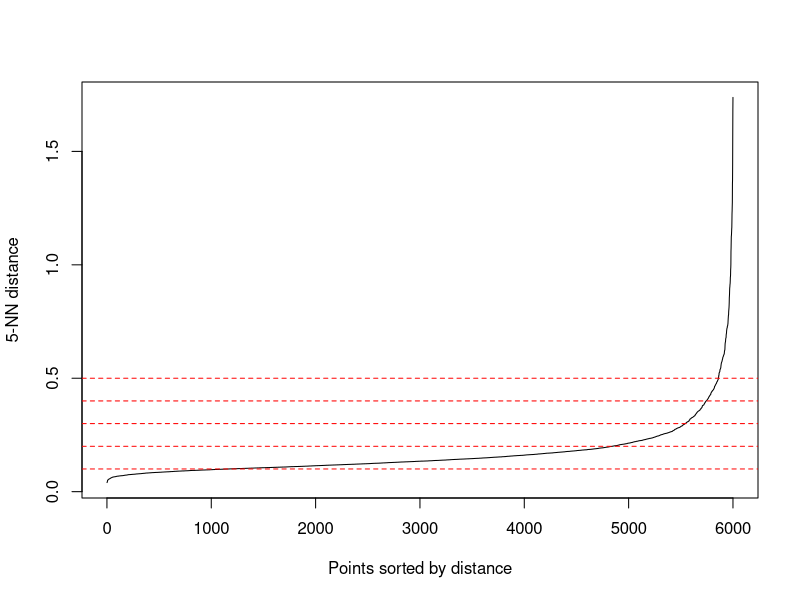
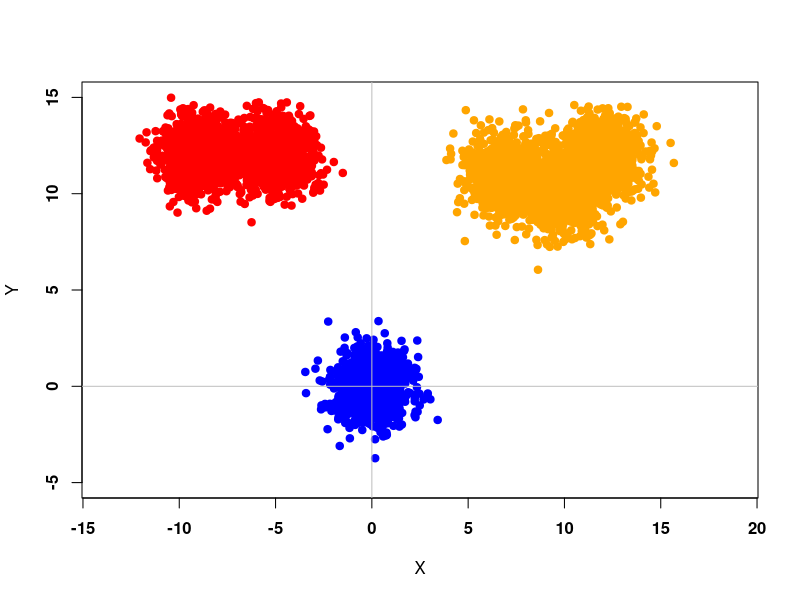

The R source for these figures, in order: (Note: this script raises an error after producing the figures.)
# Test

library(readr)
library(tidyverse)
library(dbscan)

###################################################################################
# Plot some data for C++ project

library(MASS)

S <- matrix(c(1,0,0,1),2,2)
mt1 <- c(0,0)
mt2 <- c(10,10)
mt3 <- c(12,12)
mt4 <- c(7, 11)
mt5 <- c(-5, 12)
mt6 <- c(-9, 12)

n1 <- 1000
n2 <- 1000
n3 <- 1000
n4 <- 1000
n5 <- 1000
n6 <- 1000
n <- n1 + n2 + n3 + n4 + n5 + n6

X1 <- mvrnorm(n1, mt1, S)
X2 <- mvrnorm(n2, mt2, S)
X3 <- mvrnorm(n3, mt3, S)
X4 <- mvrnorm(n4, mt4, S)
X5 <- mvrnorm(n5, mt5, S)
X6 <- mvrnorm(n6, mt6, S)


DATA_Cpp <- rbind(X1, X2, X3, X4, X5, X6)
kNN1 <- kNNdistplot(DATA_Cpp, k = 5)
abline(h=.1, col = "red", lty=2)
abline(h=.2, col = "red", lty=2)
abline(h=.3, col = "red", lty=2)
abline(h=.4, col = "red", lty=2)
abline(h=.5, col = "red", lty=2)

# Write to CSV
write.csv(DATA_Cpp, "DataCpp-2D-6000.csv")


plot(X1, ylim = c(-5,15), xlim = c(-10,15), pch = 19, col = "blue", xlab = "X", ylab = "Y", font = 2, asp = 1)
abline(v = 0, h = 0, col = "gray")
points(X2, pch = 19, col = "orange")
points(X3, pch = 19, col = "orange")
points(X4, pch = 19, col = "orange")
points(X5, pch = 19, col = "red")
points(X6, pch = 19, col = "red")

### Visualization
Data_Cluster <- as.data.frame(read.table("Clustered_1.csv", header=FALSE,sep=","))
Data_Cluster <- as.data.frame(read.table("Clustered_Test.csv", header=FALSE,sep=","))

Data_Cluster <- as.data.frame(read.table("Clustered-2D-2000-Eps-0-3_N-5_Rand-0-2.csv", header=FALSE,sep=","))
Data_Cluster <- as.data.frame(read.table("Data_Clustered_S.csv", header=FALSE,sep=","))
Data_Cluster <- as.data.frame(read.table("DataCpp.csv", header=FALSE,sep=","))
#Data_Cluster <- as.data.frame(read.table("D:/Programming/Data-Mining-EiTI---DBSCAN-VP-TREE-C-/Data_Cluster.csv", header=FALSE,sep=","))

cluster <- as.factor(Data_Cluster[,3])
cluster2 <- as.factor(Data_Cluster[,4])
cluster3 <- as.factor(Data_Cluster[,5])

for (x in c(1:length(Data_Cluster[,3]))) {
  if(Data_Cluster[x,3] != Data_Cluster[x,4] || Data_Cluster[x,4] != Data_Cluster[x,5] || Data_Cluster[x,3] != Data_Cluster[x,5]){
    cat(Data_Cluster[x,3], " | ", Data_Cluster[x,4], " | ", Data_Cluster[x,5], "\n")
  }
}


library(ggplot2)
library(ggforce)
#sp <- ggplot(Data_Cluster[,1:2], aes(x=V1, y=V2, colour = cluster, size = cluster)) + geom_point() + geom_point(size = 50, pch = 1) + coord_cartesian(xlim =c(-1, 8), ylim = c(-1, 8))

sp <- ggplot(Data_Cluster[,1:2], aes(x=V1, y=V2, colour = cluster3)) + geom_point() + scale_x_continuous() + scale_y_continuous() #+ theme(aspect.ratio = 1)
sp <- sp + coord_fixed(ratio = 1)
sp <- sp + geom_point(size=10, pch=1) #+ coord_cartesian(xlim = c(0,4), ylim = c(0,4))
#sp <- sp + geom_point(aes(x=Data_Cluster[63,1], y=Data_Cluster[63,2], colour = 'black'))
show(sp)

P_tab = c(0,2,10,15,16,18,19,22,23,24,30,34,45,59,61,63,64,79,86,94,97,100,102,107)
for (zz in 1:length(P_tab)){
  kappa = P_tab[zz]
  sp <- sp + geom_point(aes(x=Data_Cluster[P_tab[zz],1], y=Data_Cluster[P_tab[zz],2], colour = 'yellow'))
  sp <- sp + geom_point(size=10, pch=1)
}


x <- c(0,1,5)
y <- c(0,1,3)
kappa <- as.data.frame(x)
kappa <- cbind(kappa,y)
sp1 <- ggplot(kappa, aes(x=x, y=y)) + geom_point() + coord_fixed(ratio = 1) + geom_circle(aes(x0=x, y0=y, r= 10), data= kappa)
show(sp1)

  # cols <- c((-1)='red',1='blue',2='green',3='yellow');
# plot(Data_Cluster[,1:2], xlim=c(0,8), ylim=c(0,8),col=cols[Data_Cluster[3]])
#show(3^10)


# 
# forestfires <- read_csv("forestfires.csv")
# View(forestfires)
# 
# 
# #forestfires$ISI <- forestfires$ISI[which.max(forestfires$ISI < 30.0)]
# plot(forestfires$ISI, forestfires$temp, xlim=c(0,26))

# Live <- read_csv("Live.csv")
# View(Live)
# plot(Live$num_comments, Live$num_likes)


# ### Cambridge data
# Cambridge_Crime_Data_2009_2016 <- read_csv("Cambridge Crime Data 2009-2016.csv")
# #View(Cambridge_Crime_Data_2009_2016)
# 
# Cambridge_Crime_Data_2009_2016$Crime <- as.numeric(factor(Cambridge_Crime_Data_2009_2016$Crime))
# Cambridge_Crime_Data_2009_2016$`Crime Date Time` <- as.numeric(factor(Cambridge_Crime_Data_2009_2016$`Crime Date Time`))
# plot(Cambridge_Crime_Data_2009_2016$Crime, Cambridge_Crime_Data_2009_2016$`Crime Date Time`)
# 

# ## Example 1: use dbscan on the iris data set
# data(iris)
# iris <- as.matrix(iris[,1:4])
# ## find suitable eps parameter using a k-NN plot for k = dim + 1
# ## Look for the knee!
# kNNdistplot(iris, k = 5)
# abline(h=.5, col = "red", lty=2)
# res <- dbscan(iris, eps = .5, minPts = 5)
# show(res)
# 
# plot(iris[,1], iris[,3])


#############################################################################################################################################################
### TRZEBA w C++ :
### 1) wyswietlic przypisywanie klastrow punktow dla DataCpp z 120 pkt
### 2) wyswietlic cale drzewo zeby zobaczyc listy + ewentualnie stworzyc mape drzewa w R (zarys okregow - mediany)


library(tidyverse)
library(MASS)
library(ggplot2)
library(ggforce)
library(dbscan)

### --- Funkcja z biblioteki DBSCAN --- ###
Data <- as.data.frame(read.table("Data_Clustered_4000_0-1-v2.csv", header=FALSE,sep=","))
dbsca <- dbscan(Data[,1:2], 0.3, 6, borderPoints = TRUE)
colur <- as.factor(dbsca[["cluster"]])

jpeg("R-DBSCAN.jpg", width = 2000, height = 2000, quality = 100)
sp <- ggplot(Data[,1:2], aes(x=Data[,1], y=Data[,2], colour = colur)) + geom_point() + scale_x_continuous() + scale_y_continuous() #+ theme(aspect.ratio = 1)
sp <- sp + coord_fixed(ratio = 1)
sp <- sp + geom_point(size=10, pch=1) #+ coord_cartesian(xlim = c(0,4), ylim = c(0,4))
#sp <- sp + geom_point(aes(x=Data_Cluster[63,1], y=Data_Cluster[63,2], colour = 'black'))
show(sp)
dev.off()


### --- Dane z C++ --- ###
# Data_Cluster <- as.data.frame(read.table("Data_Clustered_4000.csv", header=FALSE,sep=","))
Data_Cluster <- Data
cluster <- as.factor(Data_Cluster[,3])

jpeg("Cpp-DBSCAN.jpg", width = 2000, height = 2000, quality = 100)
sp <- ggplot(Data_Cluster[,1:2], aes(x=V1, y=V2, colour = cluster)) + geom_point() + scale_x_continuous() + scale_y_continuous() #+ theme(aspect.ratio = 1)
sp <- sp + coord_fixed(ratio = 1)
sp <- sp + geom_point(size=10, pch=1) #+ coord_cartesian(xlim = c(0,4), ylim = c(0,4))
#sp <- sp + geom_point(aes(x=Data_Cluster[63,1], y=Data_Cluster[63,2], colour = 'black'))
show(sp)
dev.off()


### --- Dane z C++ --> VP-TREE v1 --- ###
# Data_Cluster <- as.data.frame(read.table("Data_Clustered_20000.csv", header=FALSE,sep=","))
cluster <- as.factor(Data_Cluster[,4])

jpeg("Cpp-DBSCAN-VP-v1.jpg", width = 2000, height = 2000, quality = 100)
sp <- ggplot(Data_Cluster[,1:2], aes(x=V1, y=V2, colour = cluster)) + geom_point() + scale_x_continuous() + scale_y_continuous() #+ theme(aspect.ratio = 1)
sp <- sp + coord_fixed(ratio = 1)
sp <- sp + geom_point(size=10, pch=1) #+ coord_cartesian(xlim = c(0,4), ylim = c(0,4))
#sp <- sp + geom_point(aes(x=Data_Cluster[63,1], y=Data_Cluster[63,2], colour = 'black'))
show(sp)
dev.off()


### --- Dane z C++ --> VP-TREE v2 --- ###
# Data_Cluster <- as.data.frame(read.table("Data_Clustered_20000.csv", header=FALSE,sep=","))
cluster <- as.factor(Data_Cluster[,5])

jpeg("Cpp-DBSCAN-VP-v2.jpg", width = 2000, height = 2000, quality = 100)
sp <- ggplot(Data_Cluster[,1:2], aes(x=V1, y=V2, colour = cluster)) + geom_point() + scale_x_continuous() + scale_y_continuous() #+ theme(aspect.ratio = 1)
sp <- sp + coord_fixed(ratio = 1)
sp <- sp + geom_point(size=10, pch=1) #+ coord_cartesian(xlim = c(0,4), ylim = c(0,4))
#sp <- sp + geom_point(aes(x=Data_Cluster[63,1], y=Data_Cluster[63,2], colour = 'black'))
show(sp)
dev.off()

table(colur)
table(Data_Cluster[,3])
table(Data_Cluster[,4])
table(Data_Cluster[,5])


Data[Data[,4] == 5,]


##############################################################################################
### Badanie Drzewa z C++

Tree1 <- as.data.frame(read.table("Tree1.csv", header=TRUE ,sep=","))
Tree2 <- as.data.frame(read.table("Tree2.csv", header=TRUE ,sep=","))
